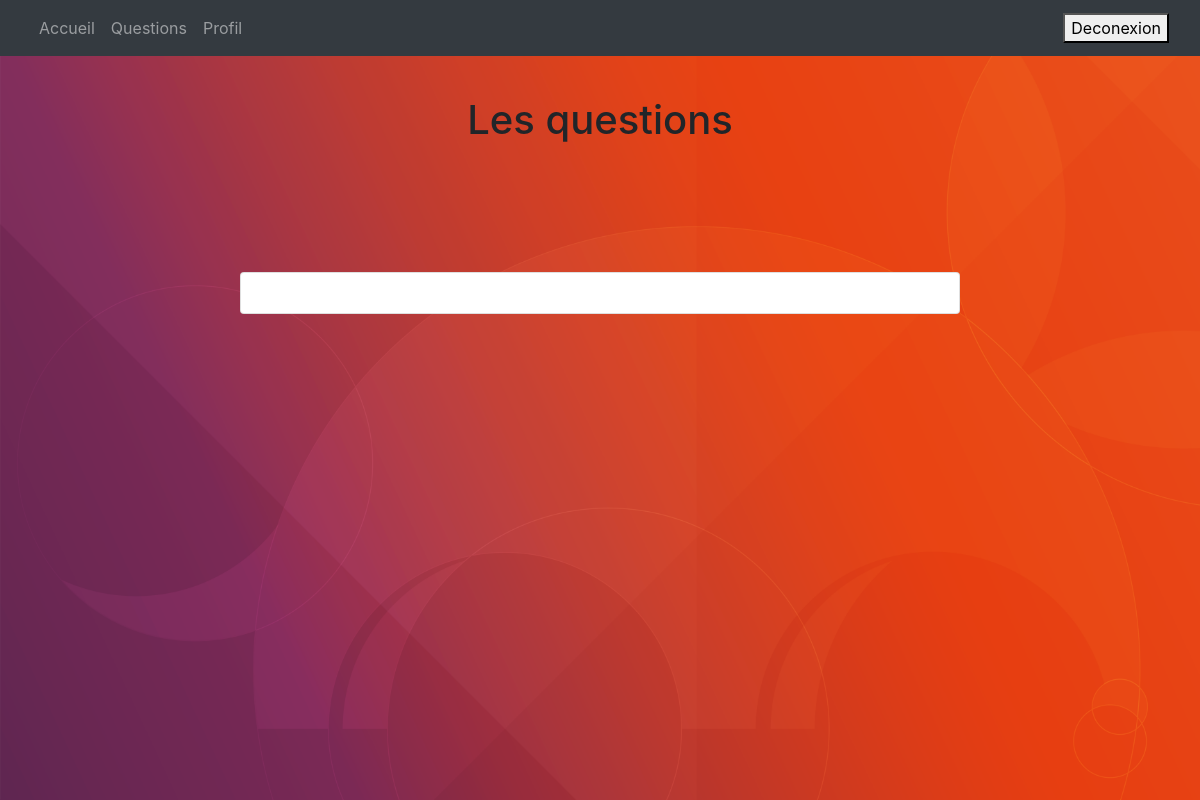
/index-connexion.php, run on an earlier commit of the app's database.
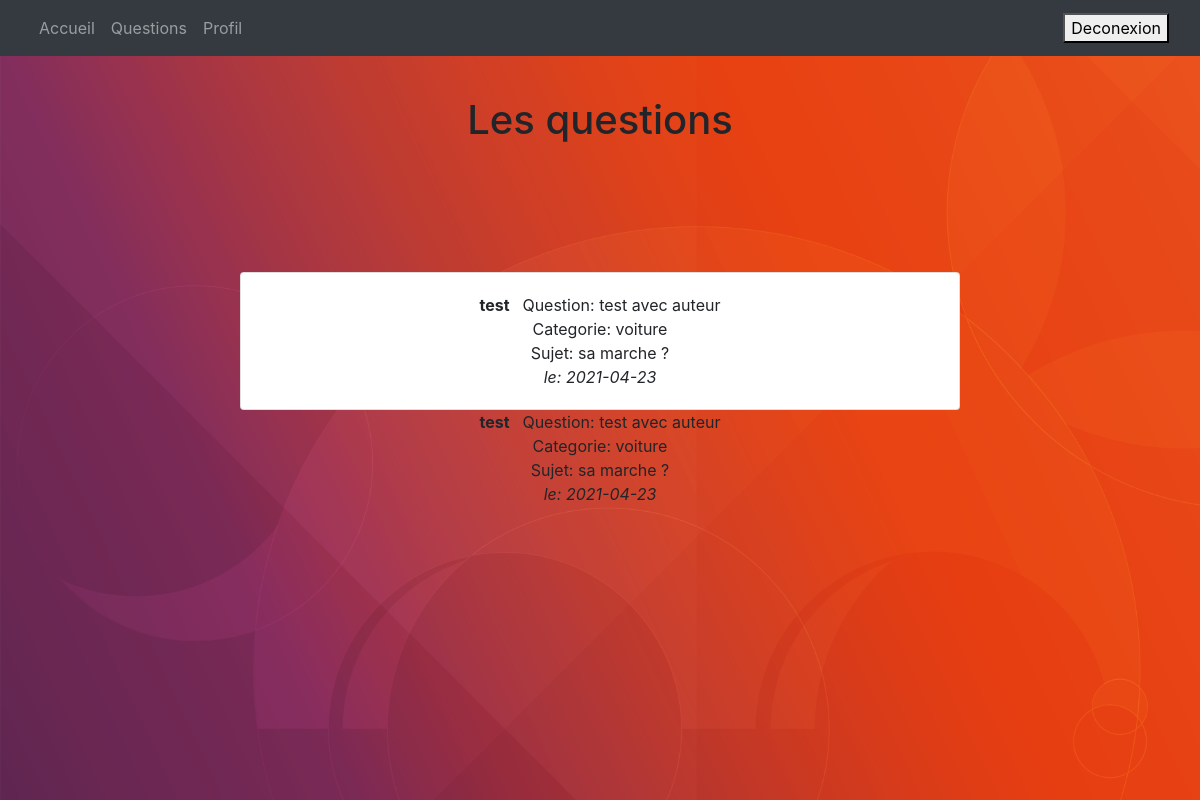
And on a later commit of the database.
### tables this page shows
CREATE TABLE IF NOT EXISTS `question` (
  `idQuestion` int NOT NULL AUTO_INCREMENT,
  `auteur_idQustion` int DEFAULT NULL,
  `titreQuestion` varchar(45) DEFAULT NULL,
  `sujetQuestion` varchar(255) NOT NULL,
  `cat_idQuestion` int DEFAULT NULL,
  `date_creaQuestion` date DEFAULT NULL,
  PRIMARY KEY (`idQuestion`),
  KEY `fk_cat_id` (`cat_idQuestion`),
  KEY `fk_aut_id` (`auteur_idQustion`)
);

CREATE TABLE IF NOT EXISTS `utilisateurs` (
  `idUtilisateurs` int NOT NULL AUTO_INCREMENT,
  `pseudoUtilisateur` varchar(255) DEFAULT NULL,
  `emailUtilisateur` varchar(255) DEFAULT NULL,
  `mot_de_passeUtilisateur` varchar(255) DEFAULT NULL,
  `avatarUtilisateur` varchar(255) DEFAULT NULL,
  `genreUtilisateur` varchar(255) DEFAULT NULL,
  `date_inscription` datetime DEFAULT NULL,
  `roleUtilisateur` varchar(255) DEFAULT NULL,
  PRIMARY KEY (`idUtilisateurs`)
);

CREATE TABLE IF NOT EXISTS `categorie` (
  `idCategorie` int NOT NULL AUTO_INCREMENT,
  `nomCategorie` varchar(255) DEFAULT NULL,
  PRIMARY KEY (`idCategorie`)
);

### index-connexion.php (the view, shortened to what this page needs)
<?php
require("header.php");
?>
<div class="all">
    <div class="nindo">
        <h1> Les questions </h1>
    </div>
    <div class="card">
        <div class="card-body">
            <?php
            $co = connexionBdd();
            $questions = $co->query("SELECT * FROM question INNER JOIN categorie on question.cat_idQuestion = categorie.idCategorie INNER JOIN utilisateurs on question.auteur_idQustion = utilisateurs.idUtilisateurs");
            while ($donnees = $questions->fetch()){
            ?>
            <strong>
                <?php
                echo($donnees["pseudoUtilisateur"]);
                ?>
            </strong>
            <?php
            echo("&nbsp Question: ");
            echo($donnees["titreQuestion"]);
            echo("<br> Categorie: ");
            echo($donnees["nomCategorie"]);
            echo("<br> Sujet: ");
            echo($donnees["sujetQuestion"]);
            ?>
            <i>
                <?php
                echo("<br> le: ");
                echo($donnees["date_creaQuestion"]);
                ?>
            </i>
        </div>
    </div>
    <?php
    }
    ?>
</div>
</body>
</html>

### header.php (shortened to what this page needs)
<html lang="fr">
<head>
    <link rel="stylesheet" href="https://maxcdn.bootstrapcdn.com/bootstrap/4.5.2/css/bootstrap.min.css">
    <link rel="stylesheet" href="Style.css">
</head>
<body>
<nav class="navbar navbar-expand-md bg-dark navbar-dark fixed-top">
    <div class="container-fluid">
        <div class="collapse navbar-collapse" id="navbarNavDropdown">
            <ul class="navbar-nav">
                <li class="nav-item">
                    <a class="nav-link" href="index-connexion.php">Accueil<span class="sr-only"></span></a>
                </li>
                <li class="nav-item">
                    <a class="nav-link" href="question.php">Questions</a>
                </li>
                <li class="nav-item">
                    <a class="nav-link" href="Page_profile.php">Profil</a>
                </li>
            </ul>
            <ul class="navbar-nav ml-auto">
                <li class="nav-item">
                    <div class="btn-droite">
                        <button type="button">Deconexion</button>
                    </div>
                </li>
            </ul>
        </div>
    </div>
</nav>

### style.css (style rules this page uses)
.all { background-image: url(../Style/Fond-time.png); text-align: center; background-size: cover; height: 100%; }
.nindo { padding-bottom: 10%; padding-top: 8%; }
.card { margin-left: 20%; margin-right: 20%; }
body { margin: 0; }

What changed in the data, as far as the page shows it:
added question: utilisateurs.pseudoUtilisateur "test", titreQuestion "test avec auteur", categorie.nomCategorie "voiture", sujetQuestion "sa marche ?", date_creaQuestion "2021-04-23"
added question: utilisateurs.pseudoUtilisateur "test", titreQuestion "test avec auteur", categorie.nomCategorie "voiture", sujetQuestion "sa marche ?", date_creaQuestion "2021-04-23"
